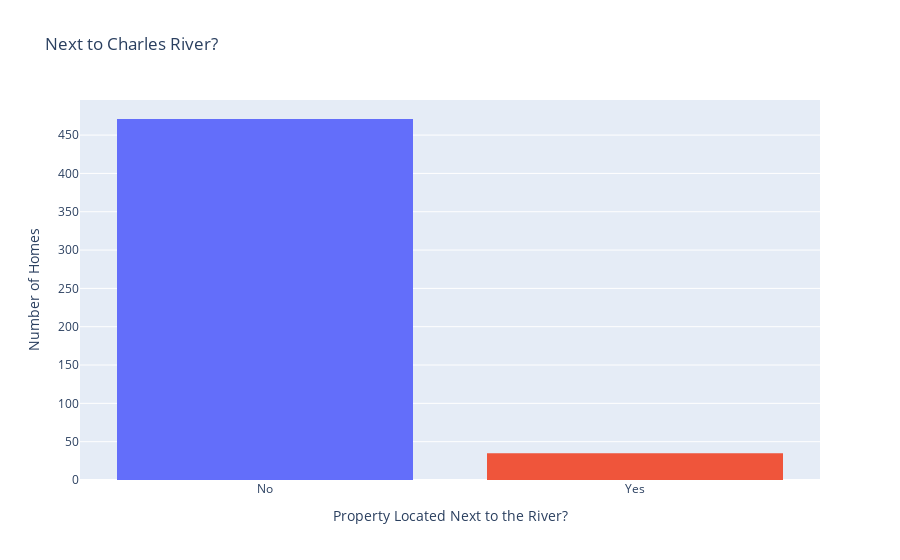

The cell this chart's notebook holds for it:
### Code cell
fig = px.histogram(
    data_frame=data,
    x='CHAS2',
    title='Next to Charles River?',
    labels={'CHAS2': 'Property Located Next to the River?'},
    color='CHAS',
)
fig.update_yaxes(title_text='Number of Homes')
fig.update_layout(showlegend=False)
fig.show()

### Figure 1 — Plotly figure (JSON) as saved in the notebook; plotly's stock layout.template omitted (floating-point values rounded to 4 significant figures; data arrays with more than 128 entries replaced by an {"elided": "..."} marker saying what was removed)
{"data": [{"alignmentgroup": "True", "bingroup": "x", "hovertemplate": "CHAS=0.0<br>Property Located Next to the River?=%{x}<br>count=%{y}<extra></extra>", "legendgroup": "0.0", "marker": {"color": "#636efa", "pattern": {"shape": ""}}, "name": "0.0", "offsetgroup": "0.0", "orientation": "v", "showlegend": true, "type": "histogram", "x": {"elided": "471 str values"}, "xaxis": "x", "yaxis": "y"}, {"alignmentgroup": "True", "bingroup": "x", "hovertemplate": "CHAS=1.0<br>Property Located Next to the River?=%{x}<br>count=%{y}<extra></extra>", "legendgroup": "1.0", "marker": {"color": "#EF553B", "pattern": {"shape": ""}}, "name": "1.0", "offsetgroup": "1.0", "orientation": "v", "showlegend": true, "type": "histogram", "x": ["Yes", "Yes", "Yes", "Yes", "Yes", "Yes", "Yes", "Yes", "Yes", "Yes", "Yes", "Yes", "Yes", "Yes", "Yes", "Yes", "Yes", "Yes", "Yes", "Yes", "Yes", "Yes", "Yes", "Yes", "Yes", "Yes", "Yes", "Yes", "Yes", "Yes", "Yes", "Yes", "Yes", "Yes", "Yes"], "xaxis": "x", "yaxis": "y"}], "layout": {"barmode": "relative", "legend": {"title": {"text": "CHAS"}, "tracegroupgap": 0}, "showlegend": false, "title": {"text": "Next to Charles River?"}, "xaxis": {"anchor": "y", "domain": [0, 1], "title": {"text": "Property Located Next to the River?"}}, "yaxis": {"anchor": "x", "domain": [0, 1], "title": {"text": "Number of Homes"}}}}
